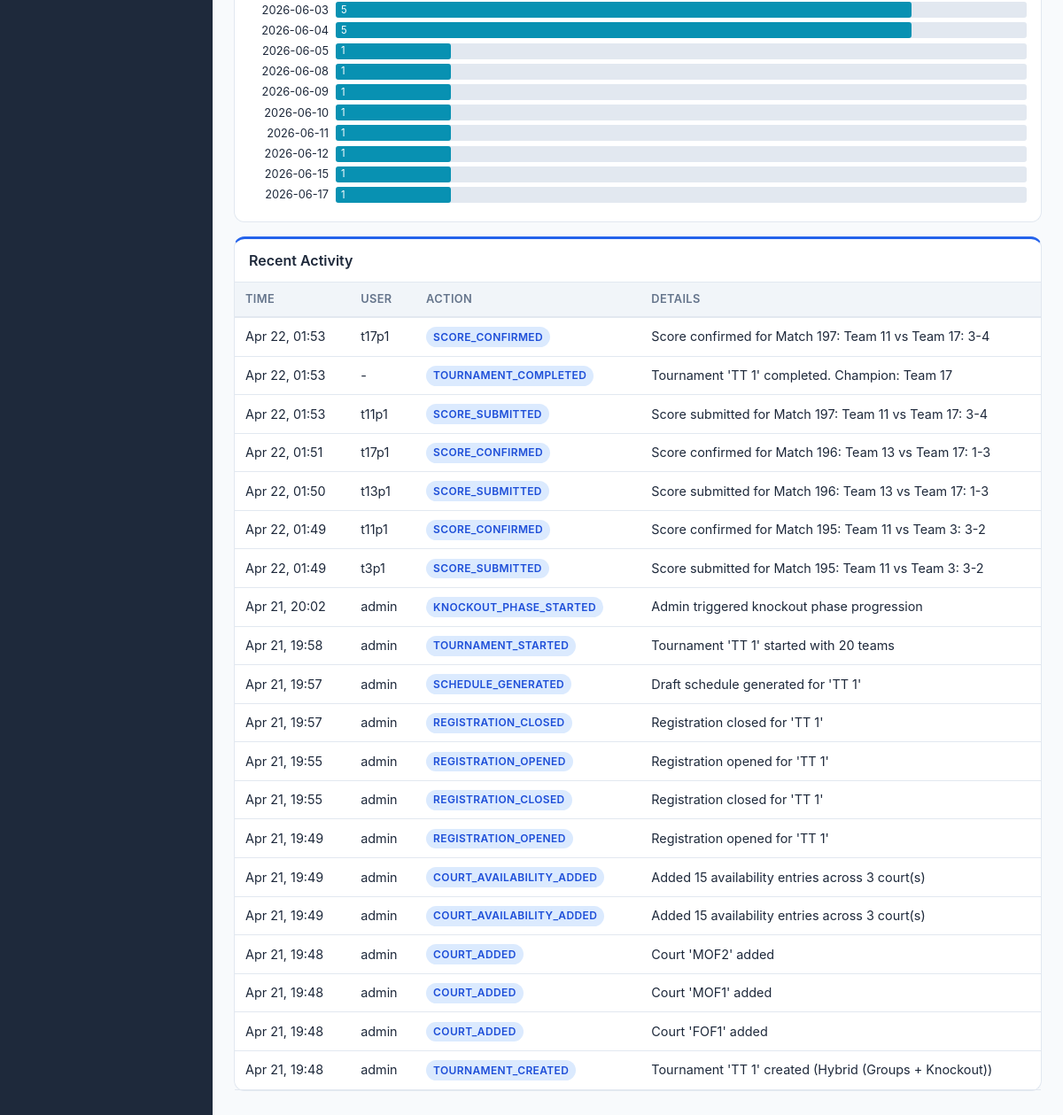
Page /analytics/ (signed in, lower part) on the earlier database version.
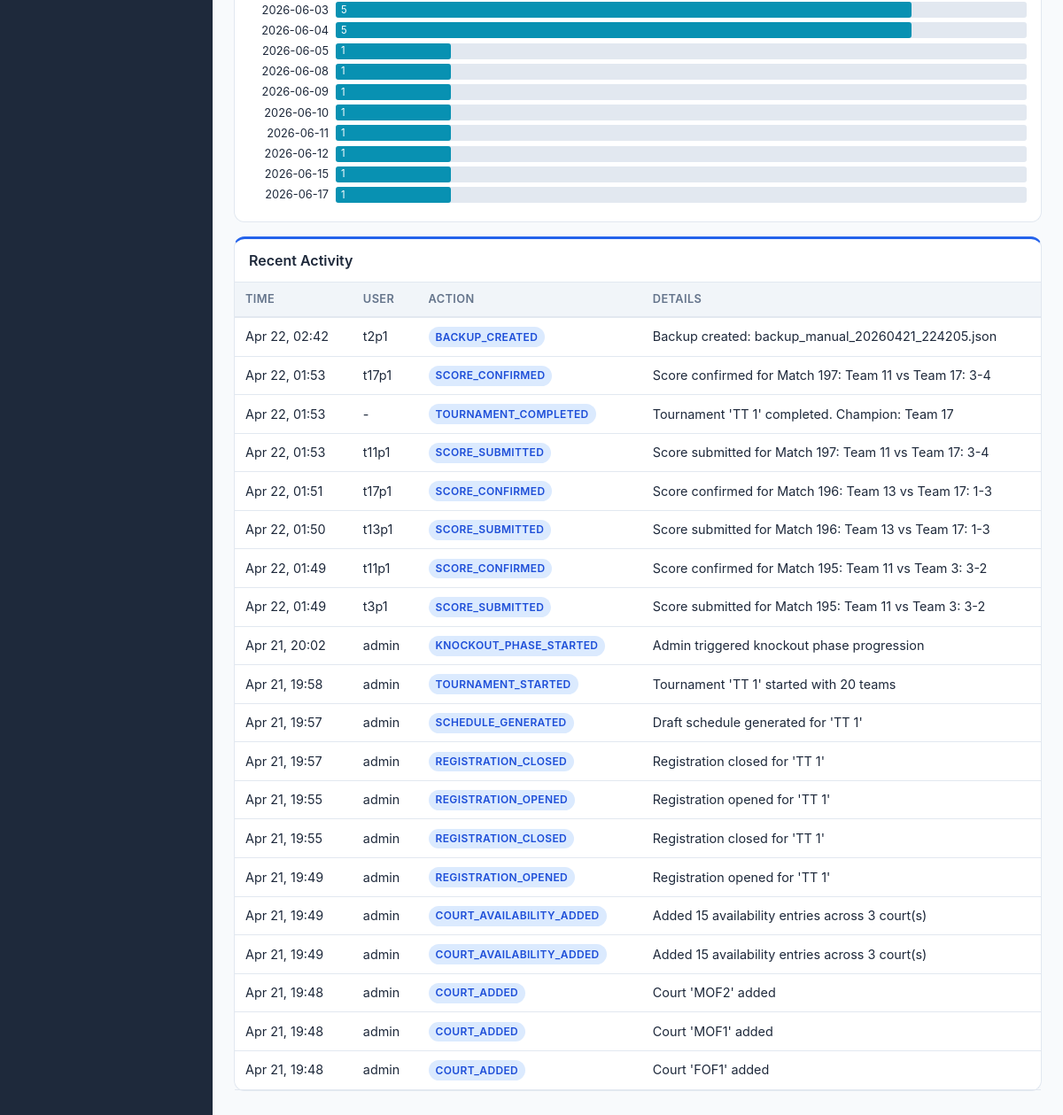
Same page on the later database version.
### core/models.py (models this page shows, shortened)
class AuditLog(models.Model):
    user = models.ForeignKey(
        User, on_delete=models.SET_NULL, null=True, blank=True
    )
    action = models.CharField(max_length=100)
    details = models.TextField(default="")
    ip_address = models.GenericIPAddressField(null=True, blank=True)
    timestamp = models.DateTimeField(auto_now_add=True)
    tournament = models.ForeignKey(
        Tournament, on_delete=models.CASCADE, null=True, blank=True, related_name="audit_logs"
    )
    class Meta:
        ordering = ["-timestamp"]

### core/views.py (the view)
# urls.py: path("analytics/", views.analytics_view, name="analytics"),
@login_required
def analytics_view(request):
    tournament = _get_tournament(request)
    if not tournament:
        return render(request, "core/analytics.html", _tournament_context(request, tournament))
    matches = tournament.matches.all()
    teams = tournament.teams.all()
    match_stats = {
        "total": matches.count(),
        "confirmed": matches.filter(status="confirmed").count(),
        "upcoming": matches.filter(status="upcoming").count(),
        "in_progress": matches.filter(status="in_progress").count(),
        "pending": matches.filter(status="pending_confirmation").count(),
        "disputed": matches.filter(status="disputed").count(),
        "forfeited": matches.filter(status="forfeited").count(),
        "cancelled": matches.filter(status="cancelled").count(),
    }
    courts = tournament.courts.all()
    court_stats = []
    for court in courts:
        total = matches.filter(court=court).count()
        confirmed = matches.filter(court=court, status="confirmed").count()
        court_stats.append({
            "court": court, "total_matches": total, "confirmed_matches": confirmed,
            "utilization": round(confirmed / total * 100, 1) if total > 0 else 0,
        })
    team_stats = []
    for team in teams.filter(status="active"):
        team_matches = matches.filter(Q(team1=team) | Q(team2=team))
        wins = team_matches.filter(winner=team).count()
        played = team_matches.filter(status__in=["confirmed", "forfeited"]).count()
        team_stats.append({
            "team": team, "played": played, "wins": wins, "losses": played - wins,
            "win_rate": round(wins / played * 100, 1) if played > 0 else 0,
        })
    team_stats.sort(key=lambda x: x["win_rate"], reverse=True)
    schedule_density = defaultdict(int)
    for m in matches.filter(scheduled_time__isnull=False):
        day = m.scheduled_time.strftime("%Y-%m-%d")
        schedule_density[day] += 1
    schedule_density = dict(sorted(schedule_density.items()))
    withdrawn = teams.filter(status="withdrawn")
    withdrawal_info = []
    for team in withdrawn:
        affected = matches.filter(Q(team1=team) | Q(team2=team), status__in=["forfeited", "cancelled"]).count()
        withdrawal_info.append({"team": team, "affected_matches": affected, "withdrawn_at": team.withdrawn_at})
    recent_logs = AuditLog.objects.filter(tournament=tournament).order_by("-timestamp")[:20]
    context = {
        "tournament": tournament, "match_stats": match_stats, "court_stats": court_stats,
        "team_stats": team_stats, "schedule_density": json.dumps(schedule_density),
        "withdrawal_info": withdrawal_info, "recent_logs": recent_logs,
    }
    if tournament.format in ("round_robin", "double_round_robin", "hybrid"):
        context["standings"] = calculate_standings(tournament)
    context.update(_tournament_context(request, tournament))
    return render(request, "core/analytics.html", context)

### core/models.py (called while the page is built)
    def get_tiebreaker_order(self):
        return json.loads(self.tiebreaker_order)

### core/standings.py (called while the page is built)
def _sort_key(standing, tiebreakers):
    key = [standing["points"]]
    for tb in tiebreakers:
        if tb == "game_diff":
            key.append(standing["game_diff"])
        elif tb == "games_won":
            key.append(standing["games_won"])
        elif tb == "head_to_head":
            key.append(0)  # Simplified; would need pairwise comparison
    return tuple(key)

### core/views.py (called while the page is built, shortened)
def _tournament_context(request, tournament=None):
    if not request.user.is_authenticated:
        return {}
    has_dual_roles = _has_dual_roles(request.user)
    view_mode = request.session.get("view_mode", "team") if has_dual_roles else None
    ctx = {
        "has_dual_roles": has_dual_roles,
        "view_mode": view_mode,
    }
    if _is_organizer(request.user):
        ctx.update({
            "available_tournaments": _get_available_tournaments(),
            "selected_tournament": tournament,
        })
        return ctx

def _is_organizer(user):
    return user.is_staff or user.is_superuser

def _has_dual_roles(user):
    if not _is_organizer(user):
        return False
    return user.memberships.exists()

### templates/core/analytics.html (shortened to what this page needs)
{% extends "core/base.html" %}
{% block content %}
{% if tournament %}
<div class="card mt-2">
    <div class="card-body" id="schedule-density"></div>
</div>
<div class="card mt-2">
    <div class="card-header">Recent Activity</div>
    <div class="table-container">
    <table>
        <thead><tr><th>Time</th><th>User</th><th>Action</th><th>Details</th></tr></thead>
        <tbody>
        {% for log in recent_logs %}
        <tr>
            <td style="white-space:nowrap;">{{ log.timestamp|date:"M d, H:i" }}</td>
            <td>{{ log.user.username|default:"-" }}</td>
            <td><span class="badge badge-upcoming">{{ log.action }}</span></td>
            <td style="max-width:400px;overflow:hidden;text-overflow:ellipsis;">{{ log.details|truncatechars:80 }}</td>
        </tr>
        {% endfor %}
        </tbody>
    </table>
    </div>
</div>
{% else %}
<p class="text-muted">No tournament data available.</p>
{% endif %}
{% endblock %}

Differences in the rows shown:
no longer on this page (row unchanged): AuditLog: timestamp "Apr 21, 19:48", user.username "admin", action "TOURNAMENT_CREATED", details "Tournament 'TT 1' created (Hybrid (Groups + Knockout))"
added AuditLog: timestamp "Apr 22, 02:42", user.username "t2p1", action "BACKUP_CREATED", details "Backup created: backup_manual_20260421_224205.json"
